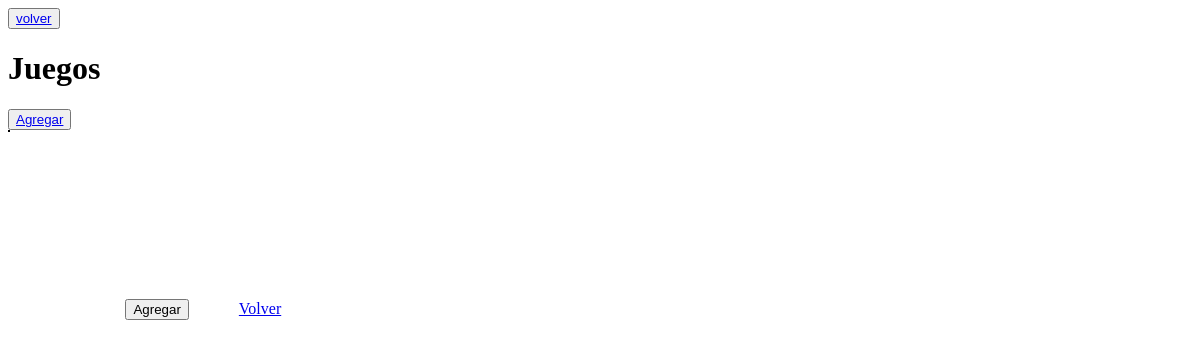
/administrador/crud_juegos, run on an earlier commit of the app's database.
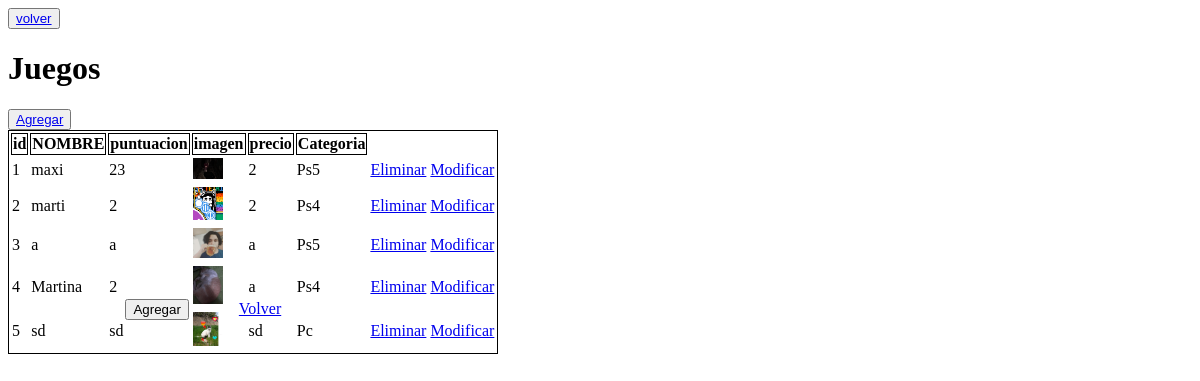
And on a later commit of the database.
### cliente/models.py (models this page shows, shortened)
class Juegos(models.Model):
    idjuego=models.AutoField(primary_key=True)
    nombre=models.CharField(max_length=100)
    puntuacion = models.IntegerField(
        validators=[MinValueValidator(1), MaxValueValidator(10)])
    precio=models.CharField(max_length=20)
    imagen=models.ImageField( upload_to="cliente", null=False)
    id_categoria = models.ForeignKey('Categoria_juegos',on_delete=models.CASCADE, db_column='idcategoria')
    video=models.FileField(upload_to="cliente", null=False)

class Categoria_juegos(models.Model):
    idcategoria = models.CharField(primary_key=True,max_length=10)
    nombre=models.CharField(max_length=100)
    def __str__(self):
        return str(self.nombre)

### administrador/views.py (the view)
# urls.py: path('crud_juegos',views.crud_juegos, name='crud_juegos'),
def crud_juegos(request):
    juegos=Juegos.objects.all()
    context={'juegos':juegos}
    return render(request, 'administrador/crud_juegos.html', context)

### administrador/templates/administrador/crud_juegos.html (shortened to what this page needs)
<!DOCTYPE html>
<html lang="en">
<head>
</head>
<body>
    <button><a href="{% url 'admin' %}"> volver</a></button>
    <h1>Juegos </h1>
    <button><a href="{% url 'juegos_add' %}">Agregar</a></button>
    <table style="border: 1px solid black;">
        {% if juegos %}
        <th style="border: 1px solid black;">id</th>
        <th style="border: 1px solid black;">NOMBRE</th>
        <th style="border: 1px solid black;">puntuacion</th>
        <th style="border: 1px solid black;">imagen</th>
        <th style="border: 1px solid black;">precio</th>
        <th style="border: 1px solid black;">Categoria</th>
        {% for juegoss in juegos %}
      <tr>
        <td id="nombre">{{juegoss.idjuego}}
        <td id="nombre">{{juegoss.nombre}}
        <td id="puntuacion">{{juegoss.puntuacion}}
        <td id="imagen"><img src="{{juegoss.imagen.url}}" style="width: 30px;"  alt="">
        <td id="precio">{{juegoss.precio}}
            <td id="categoria">{{juegoss.id_categoria}}
        <td><a href="{% url 'juegos_del' pk=juegoss.idjuego %}">Eliminar</a></td>
        <td><a href="{% url 'juegos_edit' pk=juegoss.idjuego %}">Modificar</a></td>
      </tr>
        {% endfor %}
    {% endif %}
<form action="" method="POST"  enctype="multipart/form-data" >
        <input style="position: relative; top: 190px; left: 50px;" type="submit" name="opcion" value="Agregar">
</form>
<a style="position: relative; top: 190px; left: 100px;" href="{% url 'crud_juegos' %}">Volver</a>
</body>
</html>

What changed in the data, as far as the page shows it:
added Juegos: idjuego "1", nombre "maxi", puntuacion "23", imagen (picture), precio "2", id_categoria "Ps5"
added Juegos: idjuego "2", nombre "marti", puntuacion "2", imagen (picture), precio "2", id_categoria "Ps4"
added Juegos: idjuego "3", nombre "a", puntuacion "a", imagen (picture), precio "a", id_categoria "Ps5"
added Juegos: idjuego "4", nombre "Martina", puntuacion "2", imagen (picture), precio "a", id_categoria "Ps4"
added Juegos: idjuego "5", nombre "sd", puntuacion "sd", imagen (picture), precio "sd", id_categoria "Pc"
Also different on the page:
text now shown: "id NOMBRE puntuacion imagen precio Categoria"
